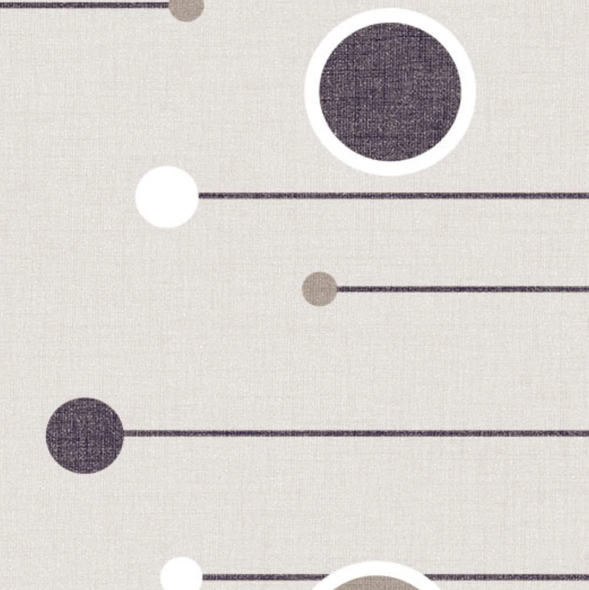
#> input picture recognition_logs/Ceramic_Tile_89__6445428.jpg, 589 x 590 px; its folder holds only this picture in this run
$ python -i tile_visual_match.py   (imports and definitions only)   (older library calls are emulated)
#> lines starting #> are read from the running program, lines starting #| are printed output that depends on the picture
#> further down, picture is the input picture: shape (590, 589, 3); mean B, G, R 209.6, 213.1, 217.7
"""Visual tile matching against catalog reference images (OpenCV histograms)."""

from __future__ import annotations

from functools import lru_cache
from pathlib import Path
from typing import Any

import cv2
import numpy as np

from product_image_catalog import build_product_image_catalog
from size_validation import normalize_size_key

VISUAL_MATCH_MIN_CONFIDENCE = 0.42
VISUAL_OVERRIDE_CONFIDENCE = 0.58
COMPARE_SIZE = (256, 256)


def _read_image_bgr(image_path: Path) -> np.ndarray | None:
    image = cv2.imread(str(image_path), cv2.IMREAD_COLOR)
    return image if image is not None and image.size > 0 else None


# [16 lines left out: function _crop_detection, not called in this run]


def _prepare_compare_image(image_bgr: np.ndarray) -> np.ndarray:
    resized = cv2.resize(image_bgr, COMPARE_SIZE, interpolation=cv2.INTER_AREA)
    return cv2.GaussianBlur(resized, (3, 3), 0)
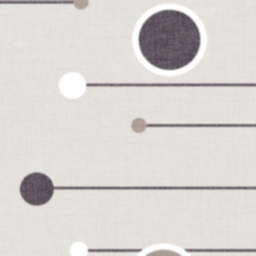
#> returned value: shape (256, 256, 3); mean of channels 0, 1, 2 209.6, 213.1, 217.7; drawn as B, G, R


def _histogram_signature(image_bgr: np.ndarray) -> np.ndarray:
    prepared = _prepare_compare_image(image_bgr)
    signatures: list[np.ndarray] = []

    bgr_hist = cv2.calcHist([prepared], [0, 1, 2], None, [8, 8, 8], [0, 256, 0, 256, 0, 256])
    cv2.normalize(bgr_hist, bgr_hist)
    signatures.append(bgr_hist.flatten())

    hsv = cv2.cvtColor(prepared, cv2.COLOR_BGR2HSV)
#> hsv: shape (256, 256, 3); mean H, S, V 30.7, 11.3, 217.7
    hsv_hist = cv2.calcHist([hsv], [0, 1, 2], None, [8, 8, 8], [0, 180, 0, 256, 0, 256])
    cv2.normalize(hsv_hist, hsv_hist)
    signatures.append(hsv_hist.flatten())

    gray = cv2.cvtColor(prepared, cv2.COLOR_BGR2GRAY)
    texture = cv2.Laplacian(gray, cv2.CV_64F)
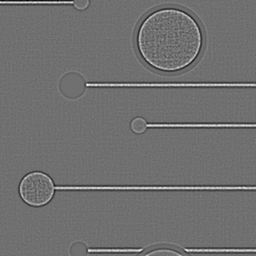
#> texture: shape (256, 256) float64; min -78, max 99, mean 0; drawn with min black and max white
    texture_hist = cv2.calcHist([texture.astype(np.float32)], [0], None, [16], [-40, 40])
#> texture_hist = [296, 861, 619, 432, 421, 971, 1698, 22912, 32713, 1754, 432, 246, 273, 223, 171, 117]
    cv2.normalize(texture_hist, texture_hist)
    signatures.append(texture_hist.flatten())

    return np.concatenate(signatures).astype(np.float32)


# [31 lines left out: functions _compare_signatures, _catalog_reference_signatures, not called in this run]


def clear_visual_match_cache() -> None:
    _catalog_reference_signatures.cache_clear()


# [70 lines left out: functions match_catalog_tile, should_override_yolo_label, not called in this run]


def blend_detection_confidence(yolo_confidence: float, visual_confidence: float) -> float:
    return round(max(yolo_confidence, visual_confidence * 0.85 + yolo_confidence * 0.15), 4)

>>> import cv2
>>> picture = cv2.imread('../recognition_logs/Ceramic_Tile_89__6445428.jpg')
>>> result = _histogram_signature(picture)
#> result = 1040 values, max 0.998 at index 519, min 0 at index 0, mean 0.00412

$ run again, on recognition_logs/Ceramic_Tile_94__5715643.jpg
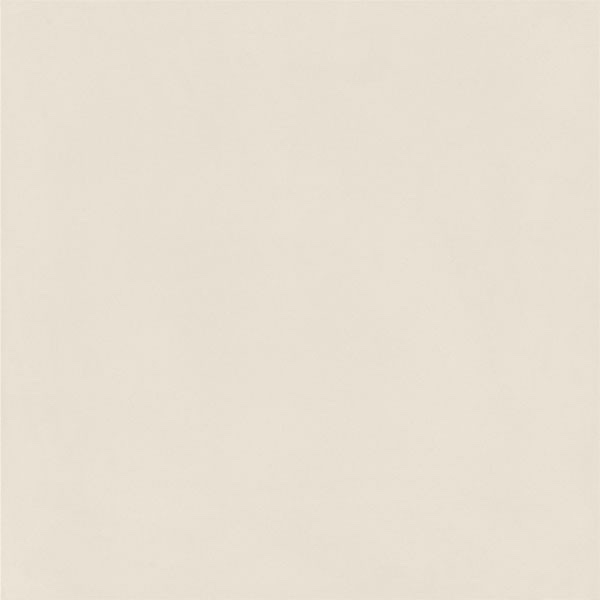
#> input picture recognition_logs/Ceramic_Tile_94__5715643.jpg, 600 x 600 px
#> picture is the input picture: shape (600, 600, 3); mean B, G, R 210.9, 223.9, 231.9
#> hsv: shape (256, 256, 3); mean H, S, V 19, 23, 231.9
#> in _histogram_signature, `texture = cv2.Laplacian(gray, cv2.CV_64F)`:
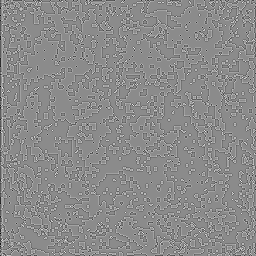
#> texture: shape (256, 256) float64; min -6, max 5, mean -0.00769; drawn with min black and max white
#> texture_hist = [0, 0, 0, 0, 0, 0, 4, 13998, 51533, 1, 0, 0, 0, 0, 0, 0]
#> result = 1040 values, max 1 at index 519, min 0 at index 0, mean 0.00342

$ run again, on recognition_logs/Ceramic_Tile_94__6445428.jpg
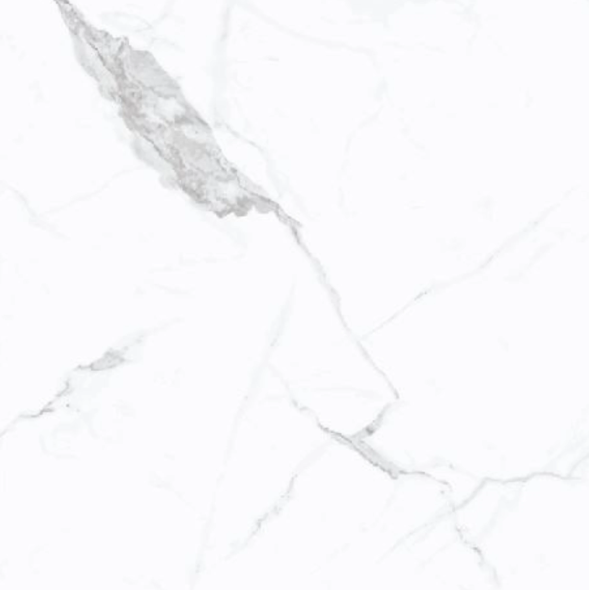
#> input picture recognition_logs/Ceramic_Tile_94__6445428.jpg, 589 x 590 px
#> picture is the input picture: shape (590, 589, 3); mean B, G, R 251.5, 248.8, 249.4
#> hsv: shape (256, 256, 3); mean H, S, V 124.8, 2.9, 251.6
#> in _histogram_signature, `texture = cv2.Laplacian(gray, cv2.CV_64F)`:
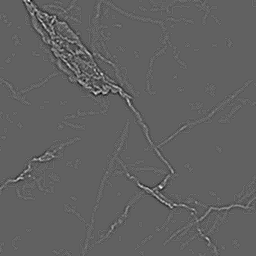
#> texture: shape (256, 256) float64; min -23, max 37, mean 0; drawn with min black and max white
#> texture_hist = [0, 0, 0, 2, 6, 145, 839, 10711, 52220, 1074, 358, 130, 35, 12, 2, 2]
#> result = 1040 values, max 1 at index 511, min 0 at index 0, mean 0.00328
